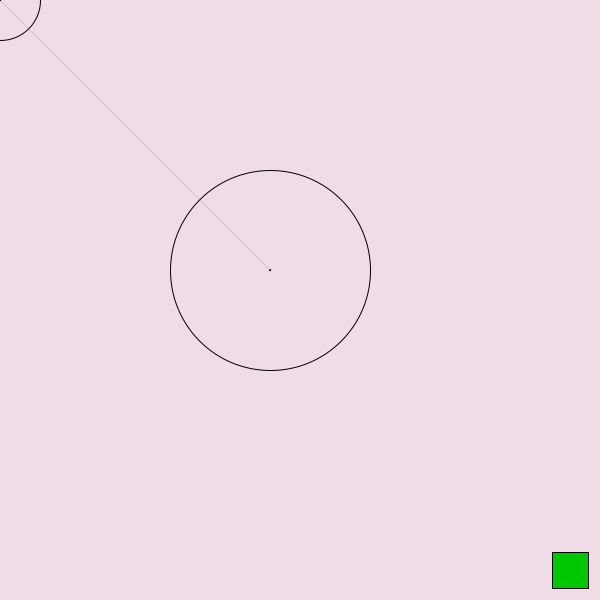
Frame 1 (no input)
Frame 60 (the mouse pressed at the canvas centre just before this capture): identical to frame 1, image omitted
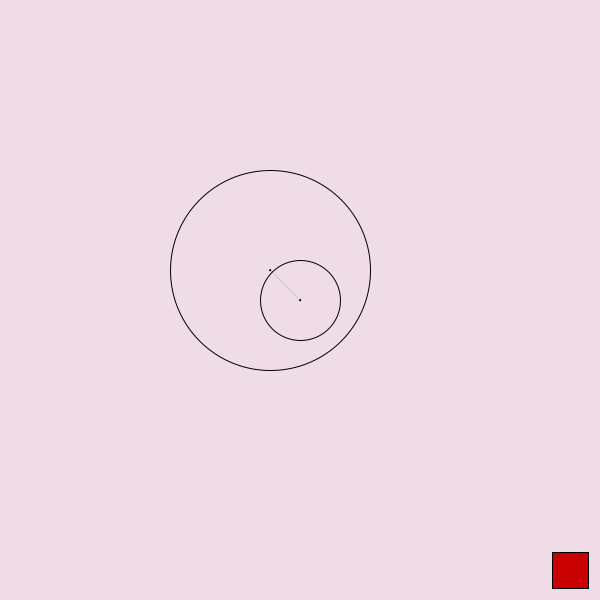
Frame 120 (the mouse held since frame 60 and released just before this capture)

The Processing sketch that drew these frames (run headless with seeded random() and noise(); from frame 60 on, the mouse is pressed at the canvas centre):

// Processing sketch: C002_interseccion_circulos
// ── C002_interseccion_circulos.pde
// Proyecto auxiliar para el tema de dibujar ojos. 
// El problema principal a atacar era cómo ocultamos la parte del iris que queda detrás de los párpados.
// Sean dos círculos de igual radio que se cortan en dos puntos.
// El segmento de arco de uno de los círculos que queda dentro del otro círculo es una mitad del contorno
//   del ojo.
// Los dos arcos forman la forma lenticular del ojo visible. 
// Los puntos de corte de estos dos círculos los derivé teniendo en cuenta que la forma de la que partimos
//   son las dimensiones del ojo, (x*ratio, x), donde 1>ratio>2.
// Dado este rectángulo, los puntos (-x*ratio/2,0) y (+x*ratio/2,0) con respecto al centro del rectángulo
//   son los puntos de corte, pero para poder dibujar solo los arcos tengo que conocer el radio de los círculos
//   y luego derivar los ángulos tendidos. 
// En este caso, no costó mucho calcularlo, así que ya teníamos la forma del ojo. Para que el iris quedase 
//   por detrás del párpado, lo que hicimos fue beginDraw()...endDraw recorriendo los dos arcos y completando
//   el recorrido por el rectángulo, pintándolo del mismo color que el fondo.
// (De hecho, lo que hicimos fue pintar el fondo en un PGImage, y esta forma del rectángulo del ojo menos el 
//   propio ojo la maskeamos del fondo para pintarla. De esta forma podemos poner fondos con cosas, no solo
//   colores sólidos).
// El problema limitante es que si el iris es grande y/o está muy escorado en el ojo, saldrá fuera de los 
//   límites del rectángulo. La solución de hacer más grande los rectángulos no es satisfactoria si vamos a
//   querer tener la libertad de hacer diseños con muchos ojos unos cerca de los otros. 
// La solución real es quedarse con la intersección de los dos círculos. 
// Queda la pregunta de cómo arreglamos cuando haya tres círculos, que es lo que pasará en los ojos cuando
//   el iris esté centrado en vertical pero muy escorado en horizontal. 

void setup() {

  size(600, 600);
  noCursor();
}

void draw() {

  background(240, 220, 230);

  PVector u0 = new PVector(width*0.45, height*0.45);
  float r0 = 100;

  PVector u1 = new PVector(mouseX, mouseY);
  float r1 = 40;

  noFill();

  // vector centro-centro
  strokeWeight(1);
  stroke(200);
  PVector dd = new PVector(u1.x-u0.x, u1.y-u0.y);
  line(u0.x, u0.y, u0.x+dd.x, u0.y+dd.y);

  // circulos
  stroke(0);
  strokeWeight(1);
  circle(u0.x, u0.y, r0*2);
  circle(u0.x, u0.y, 1);
  circle(u1.x, u1.y, r1*2);
  circle(u1.x, u1.y, 1);

  // lineas apoyo 0.9
  //stroke(100);
  //strokeWeight(1);
  //line(0.9*width, 0, 0.9*width, height);
  //line(0, 0.9*height, width, 0.9*height);

  // cuadro dependiente de si corta o no
  color iro;
  noFill();
  boolean jarl = false;
  if (dd.mag() < abs(r0-r1)) {
    iro = color(200, 0, 0);
    fill(iro);
  } else if (dd.mag() > r0+r1) {
    iro = color(0, 200, 0);
    fill(iro);
  } else {
    iro = color(0, 0, 200);
    fill(iro);
    jarl = true;
  }
  rect(0.92*width, 0.92*height, 0.06*width, 0.06*height);

  //
  if (jarl) {
    //PVector qq = new PVector(-dd.y, dd.x);
    //noFill();
    //stroke(0);
    //strokeWeight(2);
    //line(u0.x,u0.y,qq.x+u0.x,qq.y+u0.y);

    pushMatrix();
    translate(u0.x, u0.y);
    fill(0);
    noStroke();
    circle(0, 0, 12);
    circle(dd.x,dd.y,12);
    //float theta = atan2(u1.y-u0.y, u1.x-u0.x);
    rotate(atan2(u1.y-u0.y, u1.x-u0.x));
    float left = max(dd.mag()-r1,-r0);
    float right = r0;
    fill(0);
    fill(200, 0, 100);
    circle(left,0,12);
    circle(right,0,12);
    
   
    fill(0,212,180);
    float ww = (r0*r0-r1*r1+dd.mag()*dd.mag())/(2*dd.mag());
    circle(ww,0,24);
    
    fill(255,123,225);
    
    PVector c1 = new PVector(ww, sqrt(r0*r0-ww*ww));
    PVector c2 = new PVector(ww, -sqrt(r0*r0-ww*ww));
    circle(c1.x,c1.y,12);
    circle(c2.x,c2.y,12);
    
    float theta = atan2(sqrt(r0*r0-ww*ww), ww);
    float atheta = atan2(sqrt(r1*r1-(ww-dd.mag())*(ww-dd.mag())), (ww-dd.mag()));
    
    noFill();
    stroke(0);
    strokeWeight(1);
    line(0,0,2*r0*cos(theta),2*r0*sin(theta));
    line(0,0,2*r0*cos(theta),-2*r0*sin(theta));

    noFill();
    stroke(250,120,140);
    strokeWeight(3);
    arc(0,0,2*r0,2*r0,-theta,theta);
    arc(dd.mag(),0,2*r1,2*r1,atheta, 2*PI-atheta);
    
    popMatrix();
    
  }
}
